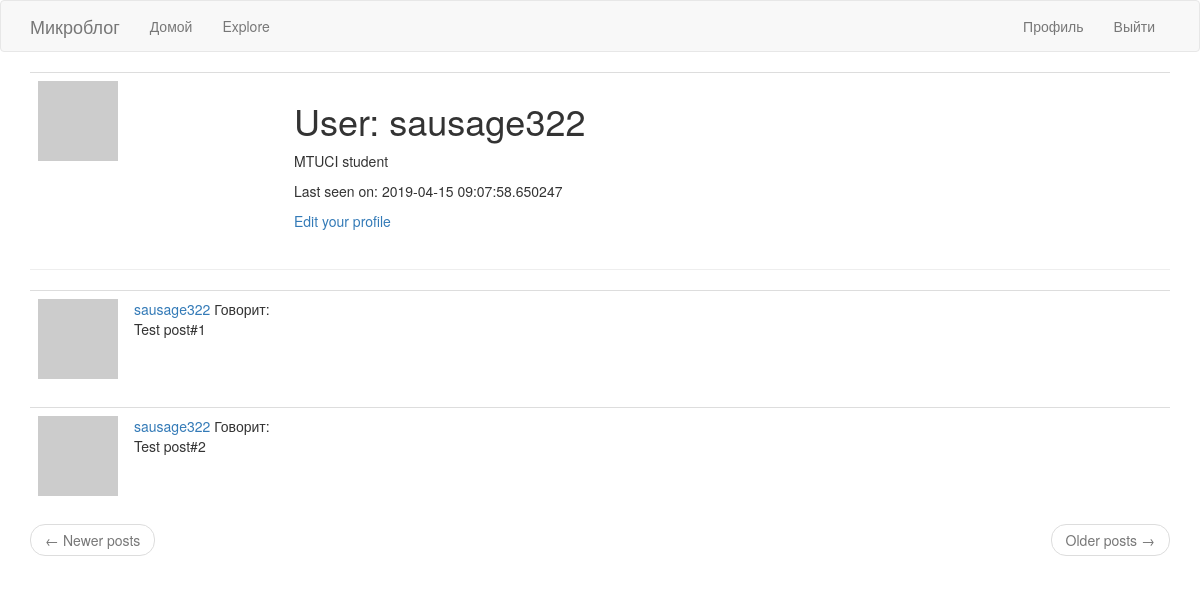
The app's page /user/sausage322 (signed in), older data.
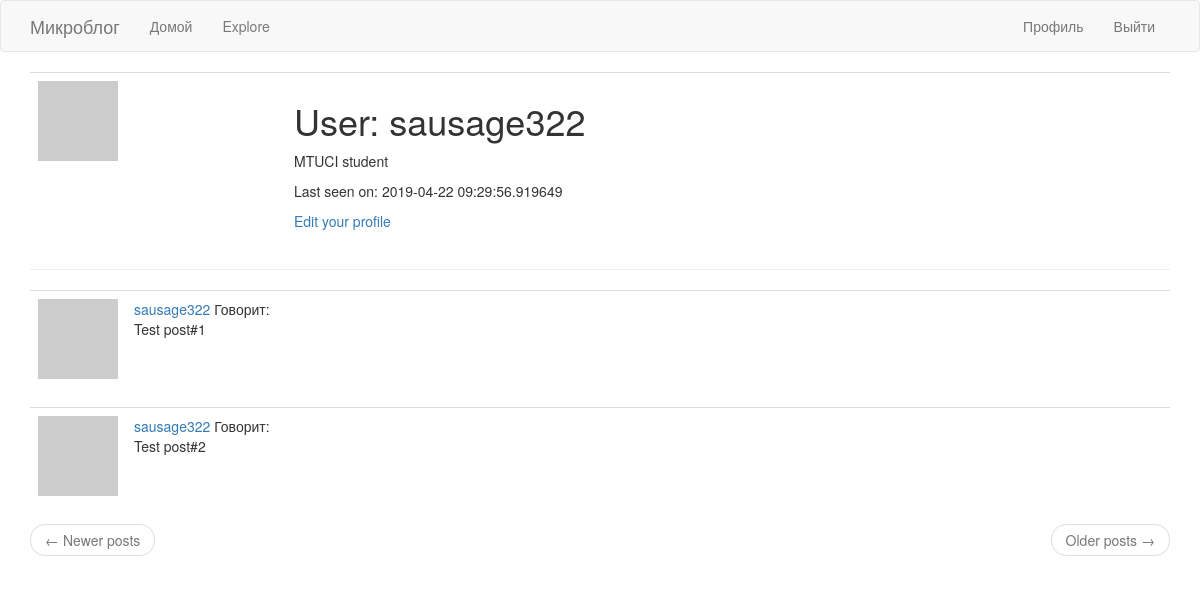
The same page, newer data.
### app/models.py (models this page shows, shortened)
class User(UserMixin, db.Model):
    id = db.Column(db.Integer, primary_key=True)
    username = db.Column(db.String(64), index=True, unique=True)
    email = db.Column(db.String(120), index=True, unique=True)
    password_hash = db.Column(db.String(128))
    posts = db.relationship('Post', backref='author', lazy='dynamic')
    about_me = db.Column(db.String(140))
    last_seen = db.Column(db.DateTime, default=datetime.utcnow)
    def avatar(self, size):
        digest = md5(self.email.lower().encode('utf-8')).hexdigest()
        return 'https://www.gravatar.com/avatar/{}?d=identicon&s={}'.format(
            digest, size)

### app/routes.py (the view)
@app.route('/user/<username>')
@login_required
def user(username):
    user = User.query.filter_by(username=username).first_or_404()
    posts = [
        {'author': user, 'body': 'Test post#1'},
        {'author': user, 'body': 'Test post#2'}
    ]
    return render_template('user.html', user=user, posts=posts)

### app/models.py (called while the page is built)
@login.user_loader
def load_user(id):
    return User.query.get(int(id))

### app/routes.py (called while the page is built)
@app.before_request
def before_request():
    if current_user.is_authenticated:
        current_user.last_seen = datetime.utcnow()
        db.session.commit()

### app/templates/user.html
{% extends "base.html" %}
{% block app_content %}
    <table class="table table-hover">
        <tr>
            <td width="256px"><img src="{{ user.avatar(256) }}"></td>
            <td>
                <h1>User: {{ user.username }}</h1>
                {% if user.about_me %}<p>{{ user.about_me }}</p>{% endif %}
                {% if user.last_seen %}<p>Last seen on: {{ user.last_seen }}</p>{% endif %}
                {% if user == current_user %}
                <p><a href="{{ url_for('edit_profile') }}">Edit your profile</a></p>
                {% endif %}
            </td>
        </tr>
    </table>
    <hr>
    {% for post in posts %}
        {% include '_post.html' %}
    {% endfor %}
<nav aria-label="...">
    <ul class="pager">
        <li class="previous{% if not prev_url %} disabled{% endif %}">
            <a href="{{ prev_url or '#' }}">
                <span aria-hidden="true">&larr;</span> Newer posts
            </a>
        </li>
        <li class="next{% if not next_url %} disabled{% endif %}">
            <a href="{{next_url or '#' }}">
                Older posts <span aria-hidden="true">&rarr;</span>
            </a>
        </li>
    </ul>
</nav>
{% endblock %}

### app/templates/base.html (shortened to what this page needs)
{% extends 'bootstrap/base.html' %}
{% block navbar %}
    <nav class="navbar navbar-default">
        <div class="container">
            <div class="navbar-header">
                <a class="navbar-brand" href="{{ url_for('index') }}">Микроблог</a>
            </div>
            <div class="collapse navbar-collapse" id="bs-example-navbar-collapse-1">
                <ul class="nav navbar-nav">
                    <li><a href="{{ url_for('index') }}">Домой</a></li>
                    <li><a href="{{ url_for('explore') }}">Explore</a></li>
                </ul>
                <ul class="nav navbar-nav navbar-right">
                    {% if current_user.is_anonymous %}
                    <li><a href="{{ url_for('login') }}">Логин</a></li>
                    {% else %}
                    <li><a href="{{ url_for('user', username=current_user.username) }}">Профиль</a></li>
                    <li><a href="{{ url_for('logout') }}">Выйти</a></li>
                    {% endif %}
                </ul>
            </div>
        </div>
    </nav>
{% endblock %}
{% block content %}
    <div class="container">
        {% block app_content %}{% endblock %}
    </div>
{% endblock %}

### app/templates/_post.html
    <table class="table table-hover">
        <tr>
            <td width="70px">
                <a href="{{ url_for('user', username=post.author.username) }}">
                    <img src="{{ post.author.avatar(70) }}" />
                </a>
            </td>
            <td>
                <a href="{{ url_for('user', username=post.author.username) }}">
                    {{ post.author.username }}
                </a>
                Говорит:
                <br>
                {{ post.body }}
            </td>
        </tr>
    </table>

Row changes from the older to the newer data that the page shows:
changed User "sausage322": last_seen "2019-04-15 09:07:58.650247" → "2019-04-22 09:29:56.919649"
